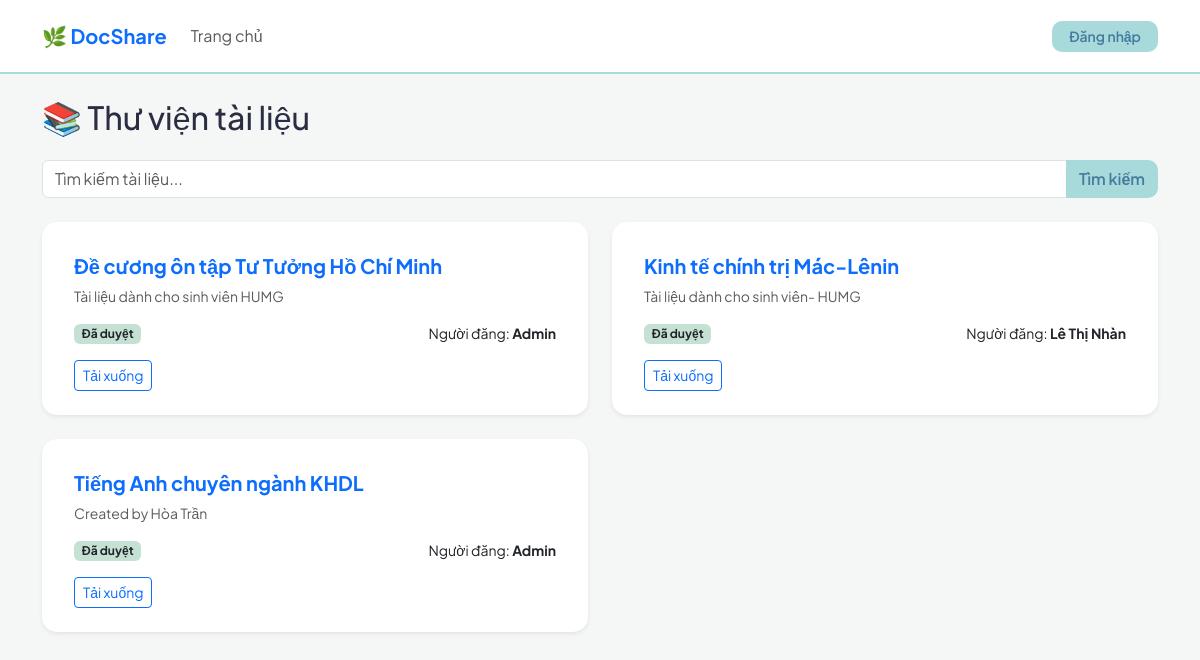
Before: / with the older database file.
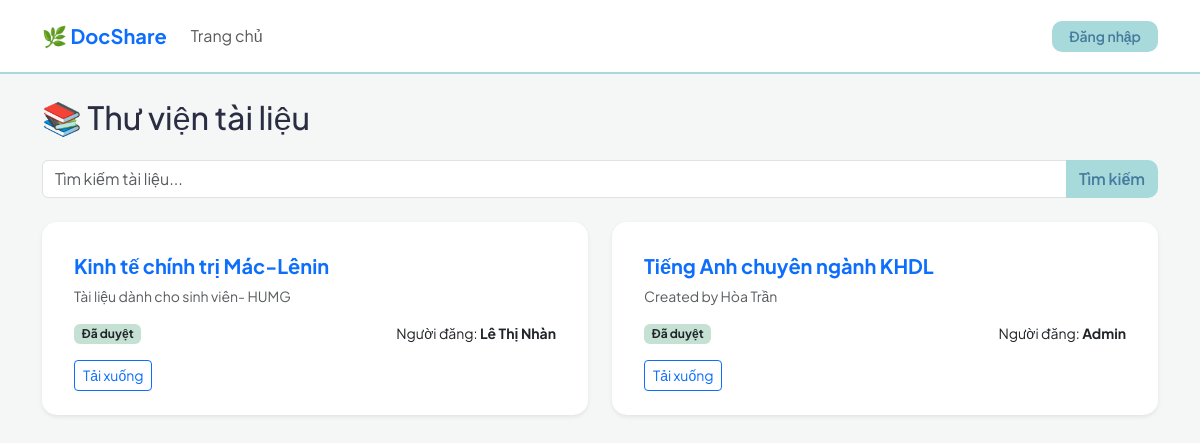
After: the same page with the newer database file.
### models.py (models this page shows)
class Doc(db.Model):
    __tablename__ = 'docs'
    id = db.Column(db.Integer, primary_key=True)
    title = db.Column(db.String(100), nullable=False)
    description = db.Column(db.Text)
    filename = db.Column(db.String(200))                  # Lưu tên file an toàn sau khi upload
    username = db.Column(db.String(80))                   # Người sở hữu tài liệu user ỏ admin
    status = db.Column(db.String(20), default='pending')  # Trạng thái: pending/approved

### app.py (the view)
@app.route('/')
def index():
    search = request.args.get('search', '')
    user_name = session.get('username')
    is_admin = session.get('role') == 'admin'
    query = Doc.query
    if not is_admin:
        query = query.filter((Doc.status == 'approved') | (Doc.username == user_name))
    if search:
        search_filter = f'%{search}%'
        query = query.filter(Doc.title.ilike(search_filter) | Doc.description.ilike(search_filter))
    docs = query.order_by(Doc.id.desc()).all()
    return render_template('index.html', docs=docs, search=search)

### templates/index.html (shortened to what this page needs)
{% extends 'base.html' %}
{% block content %}
<h2 class="mb-4">📚 Thư viện tài liệu</h2>
<form action="/" method="GET" class="mb-4">
    <div class="input-group">
        <input type="text" name="search" class="form-control" placeholder="Tìm kiếm tài liệu..." value="{{ search }}">
        <button class="btn btn-pastel-primary" type="submit">Tìm kiếm</button>
    </div>
</form>
<div class="row">
    {% for doc in docs %}
    {% if session.get('role') == 'admin' or doc.status == 'approved' or doc.username == session.get('username') %}
    <div class="col-md-6 mb-4">
        <div class="card h-100 border-0 shadow-sm p-3" style="border-radius: 15px;">
            <div class="card-body">
                <h5 class="card-title fw-bold text-primary">{{ doc.title }}</h5>
                <p class="text-muted small">{{ doc.description }}</p>
                <div class="d-flex justify-content-between align-items-center">
                    <span class="badge {{ 'bg-success' if doc.status == 'approved' else 'bg-warning' }} bg-opacity-25 text-dark">
                        {{ 'Đã duyệt' if doc.status == 'approved' else 'Chờ duyệt' }}
                    </span>
                    <small>Người đăng: <b>{{ doc.username }}</b></small>
                </div>
            </div>
            <div class="card-footer bg-white border-0 pt-0">
                <a href="{{ url_for('download', filename=doc.filename) }}" class="btn btn-outline-primary btn-sm">Tải xuống</a>
            </div>
        </div>
    </div>
    {% endif %}
    {% endfor %}
</div>
{% endblock %}

### templates/base.html (shortened to what this page needs)
<!DOCTYPE html>
<html lang="vi">
<head>
    <link href="https://cdn.jsdelivr.net/npm/bootstrap@5.3.0/dist/css/bootstrap.min.css" rel="stylesheet">
</head>
<body>
    <nav class="navbar navbar-expand-lg navbar-pastel mb-4 py-3">
        <div class="container">
            <a class="navbar-brand fw-bold text-primary" href="/">🌿 DocShare</a>
            <div class="collapse navbar-collapse">
                <ul class="navbar-nav me-auto">
                    <li class="nav-item"><a class="nav-link" href="/">Trang chủ</a></li>
                </ul>
                <div class="d-flex align-items-center gap-3">
                    {% if session.get('username') %}
                        <span class="small">Xin chào, <b>{{ session['username'] }}</b></span>
                        <a href="/logout" class="btn btn-pastel-danger btn-sm px-3">Đăng xuất</a>
                    {% else %}
                        <a href="/login" class="btn btn-pastel-primary btn-sm px-3">Đăng nhập</a>
                    {% endif %}
                </div>
            </div>
        </div>
    </nav>
    <div class="container">
        {% block content %}{% endblock %}
    </div>
</body>
</html>

### templates/base.html (style rules this page uses)
:root { --bg-pastel: #f4f7f6; --primary-pastel: #a8dadc; --primary-dark: #457b9d; --danger-pastel: #f1faee; --danger-text: #e63946; --text-dark: #2b2d42; }
body { font-family: 'Plus Jakarta Sans', sans-serif; background-color: var(--bg-pastel); color: var(--text-dark); }
.navbar-pastel { background-color: #ffffff; border-bottom: 2px solid var(--primary-pastel); }
.btn-pastel-primary { background-color: var(--primary-pastel); color: var(--primary-dark); border-radius: 10px; font-weight: 600; }

Changed rows visible on the page:
removed Doc: title "Đề cương ôn tập Tư Tưởng Hồ Chí Minh", description "Tài liệu dành cho sinh viên HUMG", status "Đã duyệt", username "Admin"
